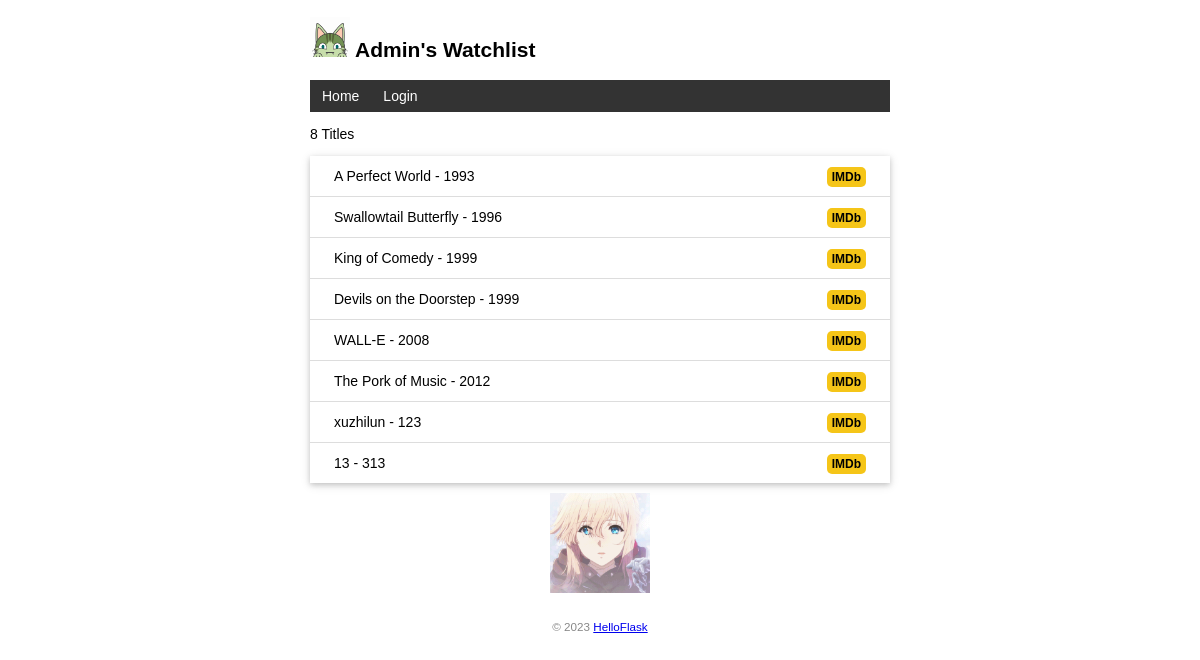
Before: / with the older database file.
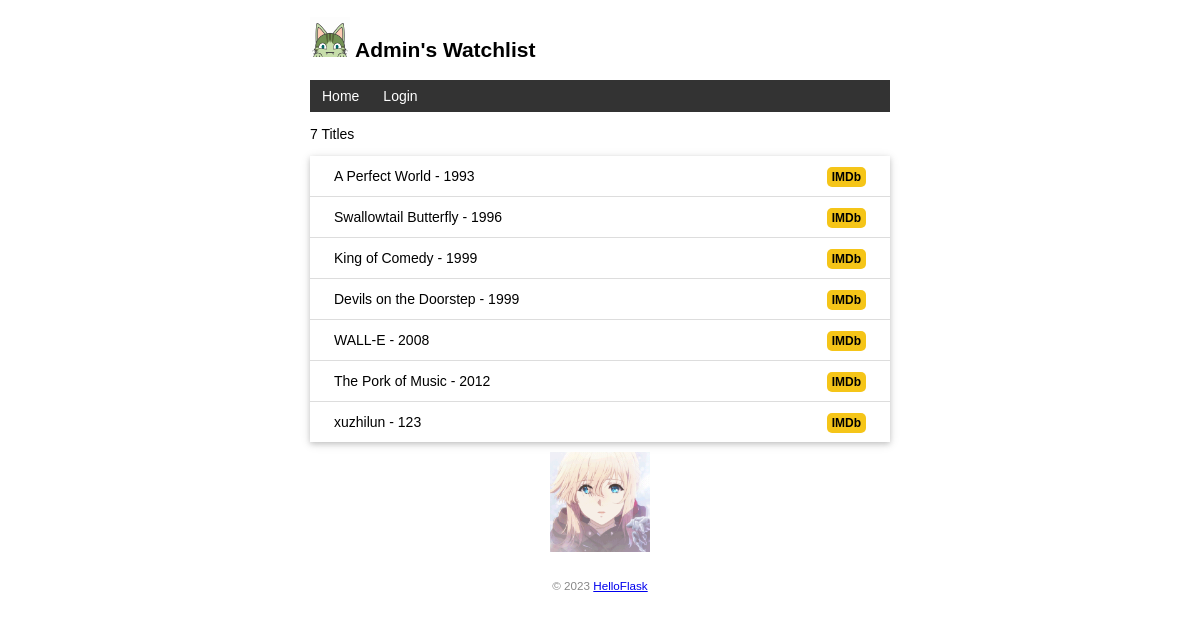
After: the same page with the newer database file.
### web/models.py (models this page shows, shortened)
class User(db.Model, UserMixin):
    id = db.Column(db.Integer, primary_key=True)
    name = db.Column(db.String(20))
    username = db.Column(db.String(20))
    password_hash = db.Column(db.String(128))

class Movie(db.Model):
    id = db.Column(db.Integer, primary_key=True)
    title = db.Column(db.String(60))
    year = db.Column(db.String(4))

### web/views.py (the view, shortened to what this page needs)
@app.route('/', methods=['GET', 'POST'])
def index():
    movies = Movie.query.all()
    return render_template('index.html', movies=movies)

### web/__init__.py (called while the page is built)
@app.context_processor
def inject_user():
    from web.models import User
    user = User.query.first()
    return dict(user=user)

### web/templates/index.html (shortened to what this page needs)
{% extends 'base.html' %}
{% block content %}
<p>{{ movies|length }} Titles</p>
<ul class="movie-list">
    {% for movie in movies %}
    <li>{{ movie.title }} - {{ movie.year }}
        <span class="float-right">
            <a class="imdb" href="https://www.imdb.com/find?q={{ movie.title }}" target="_blank" title="Find this movie on IMDb">IMDb</a>
        </span>
    </li>
    {% endfor %}
</ul>
<img alt="Walking Totoro" class="totoro" src="{{ url_for('static', filename='images/totoro.gif') }}" title="to~to~ro~">
{% endblock %}

### web/templates/base.html (shortened to what this page needs)
<!DOCTYPE html>
<html lang="en">
<head>
    {% block head %}
    <link rel="stylesheet" href="{{ url_for('static', filename='style.css') }}" type="text/css">
    {% endblock %}
</head>
<body>
    <h2>
        <img alt="Avatar" class="avatar" src="{{ url_for('static', filename='images/avatar.png') }}">
        {{ user.name }}'s Watchlist
    </h2>
    <nav>
        <ul>
            <li><a href="{{ url_for('index') }}">Home</a></li>
        {% if current_user.is_authenticated %}
            <li><a href="{{ url_for('settings') }}">Settings</a></li>
            <li><a href="{{ url_for('logout') }}">Logout</a></li>
        {% else %}
            <li><a href="{{ url_for('login') }}">Login</a></li>
        {% endif %}
        </ul>
    </nav>
    {% block content %}{% endblock %}
    <footer>
        <small>&copy; 2023 <a href="http://helloflask.com/book/3">HelloFlask</a></small>
    </footer>
</body>
</html>

### web/static/style.css (style rules this page uses)
body { margin: auto; max-width: 580px; font-size: 14px; font-family: Helvetica, Arial, sans-serif; }
footer { color: #888; margin-top: 15px; text-align: center; padding: 10px; }
.avatar { width: 40px; }
.movie-list { list-style-type: none; padding: 0; margin-bottom: 10px; box-shadow: 0 2px 5px 0 rgba(0, 0, 0, 0.16), 0 2px 10px 0 rgba(0, 0, 0, 0.12); }
.movie-list li { padding: 12px 24px; border-bottom: 1px solid #ddd; }
.movie-list li:last-child { border-bottom:none; }
.totoro { display: block; margin: 0 auto; height: 100px; }
nav ul { list-style-type: none; margin: 0; padding: 0; overflow: hidden; background-color: #333; }
nav li { float: left; }
nav li a { display: block; color: white; text-align: center; padding: 8px 12px; text-decoration: none; }
.float-right { float: right; }
.imdb { font-size: 12px; font-weight: bold; color: black; text-decoration: none; background: #F5C518; border-radius: 5px; padding: 3px 5px; }

Changed rows visible on the page:
removed Movie: title "13", year "313"
Other visible differences:
{{ movies|length }}: "8" → "7"
